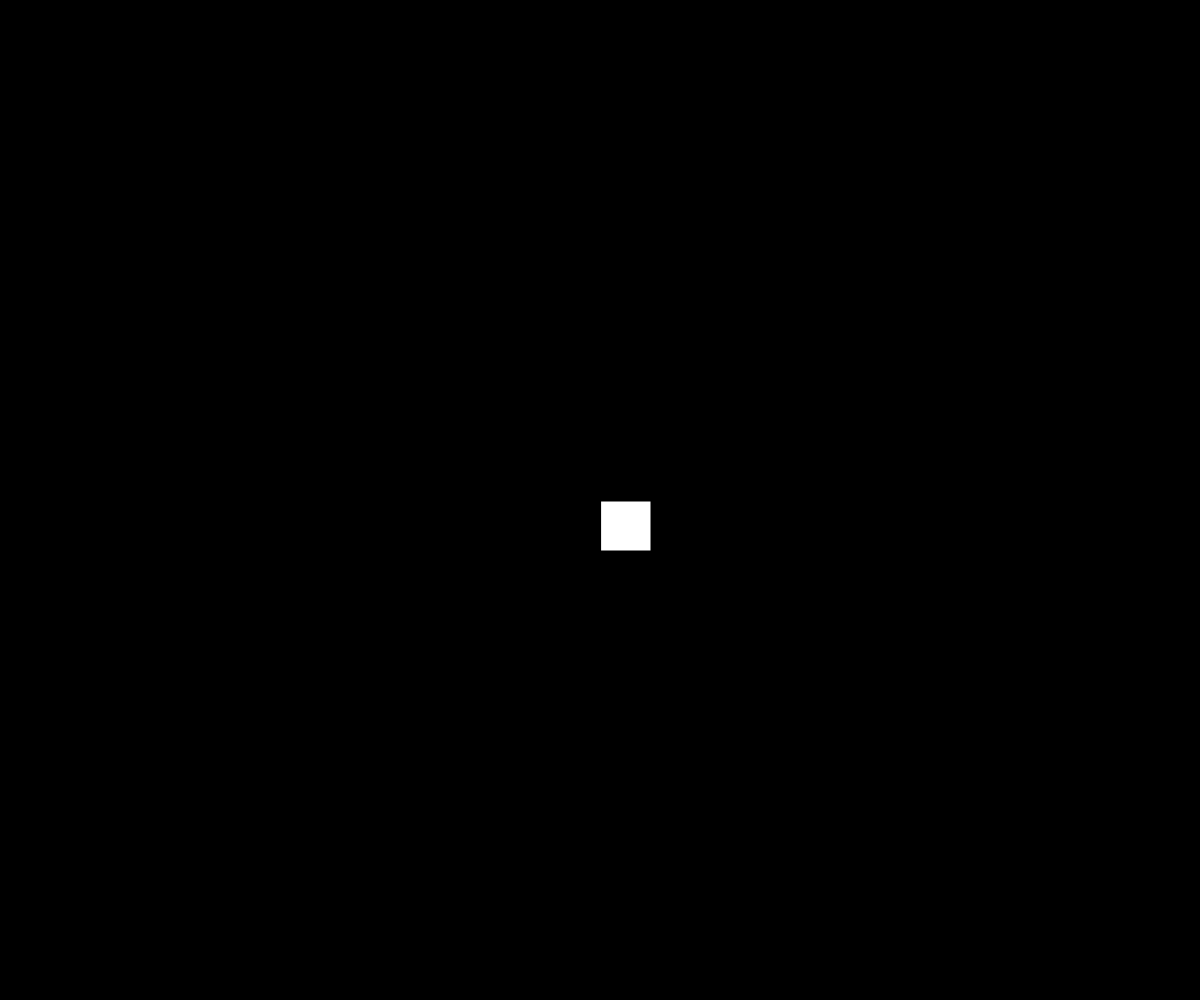
Frame 1 (no input)
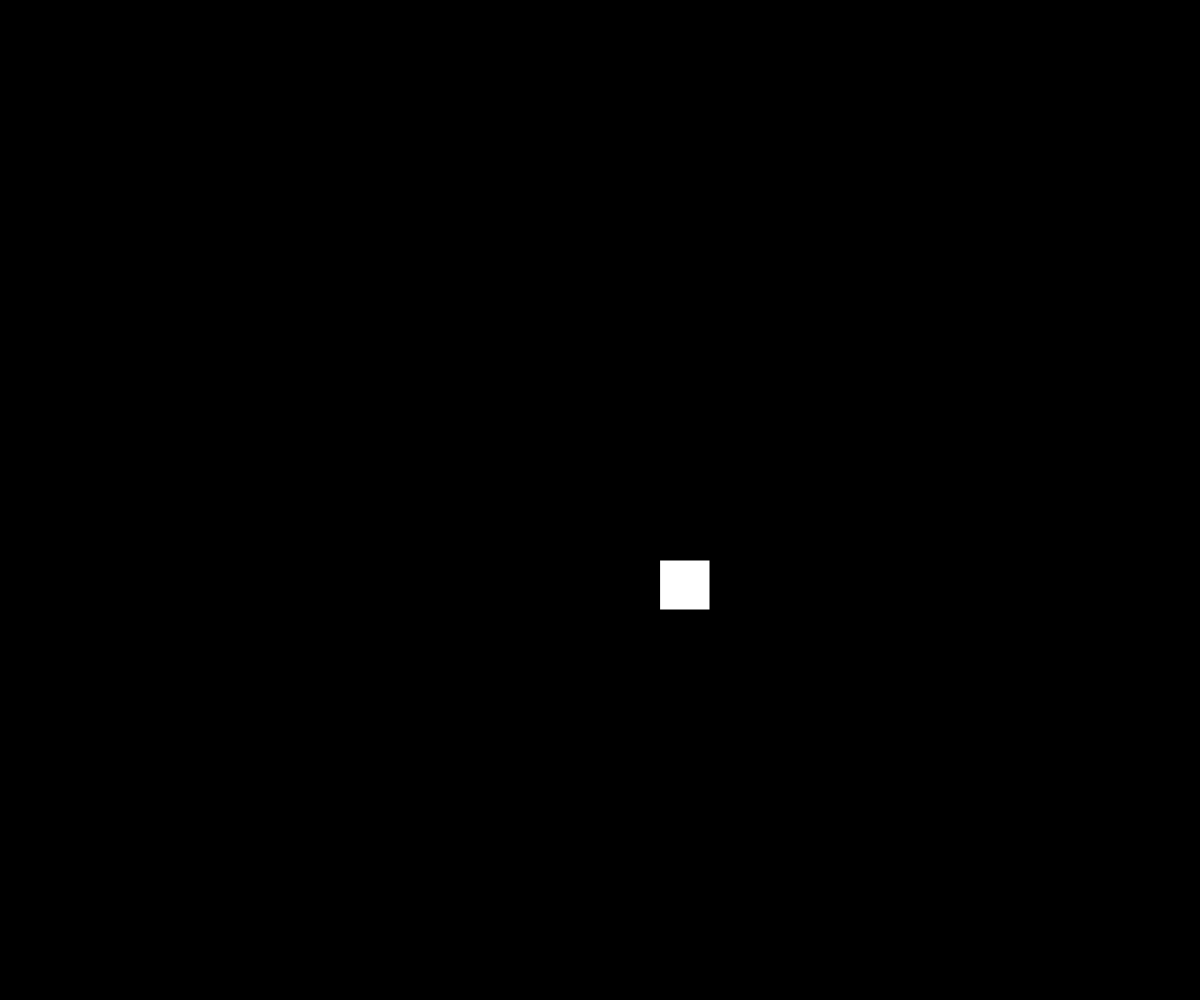
Frame 60 (no input)
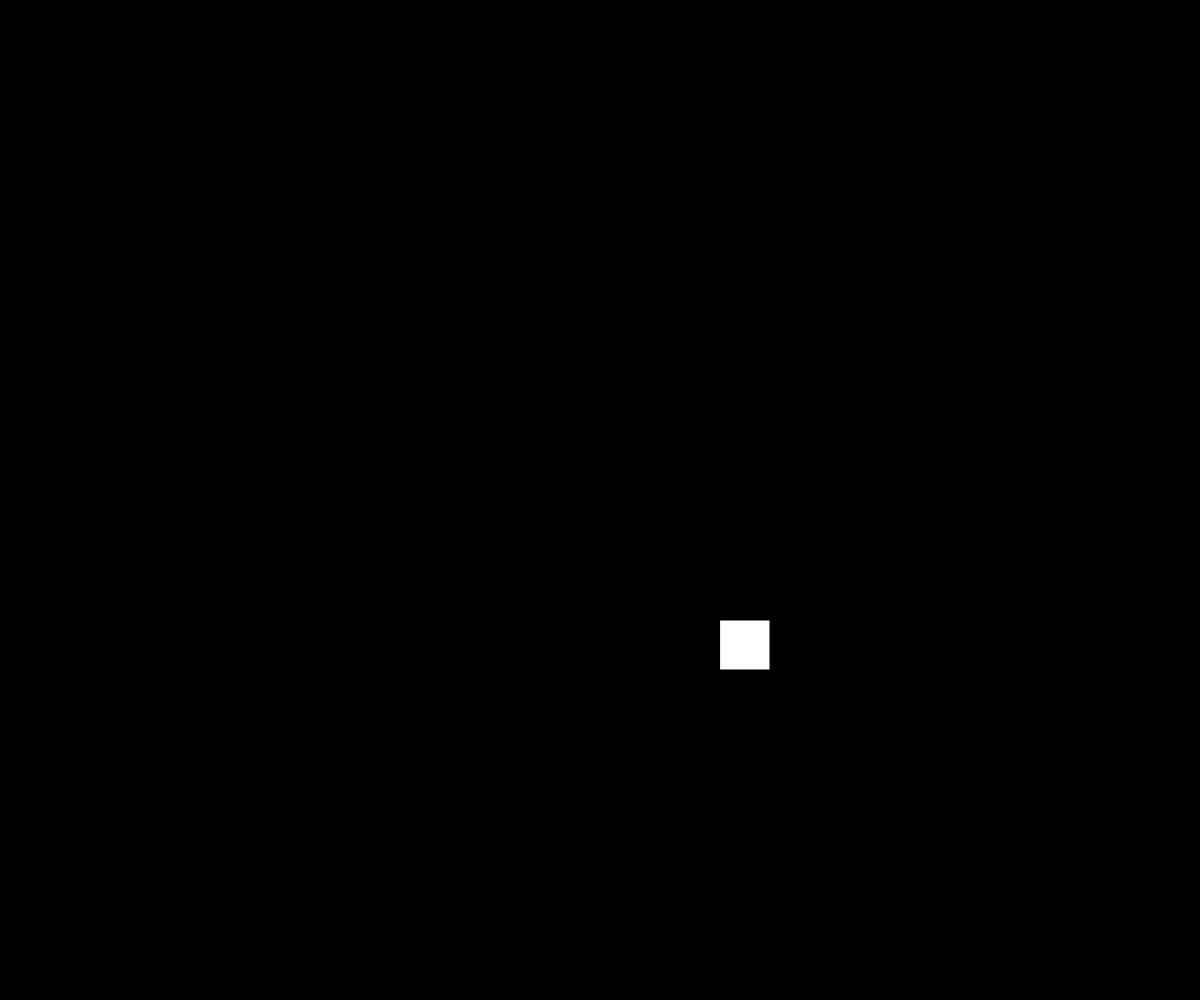
Frame 120 (the mouse pressed at the canvas centre since frame 60)

The p5.js sketch that drew these frames (run headless with seeded random() and noise() and a simulated clock; from frame 60 on, the mouse is pressed at the canvas centre):

// p5.js sketch
// ── sketch.js
var square;
var score = 0;
var timer = 30;

function setup() {
    createCanvas(windowWidth, windowHeight);
    background(0);
    square = new Target();
    textSize(32);
    setInterval(myTimer, 1000);
}

function myTimer() {
    timer -= 1;
}

function draw() {
    background(0);
    square.move();
    square.display();
    text("score: " + score, 50, windowHeight - 50);
    text("Timer: " + timer, windowWidth - 200, windowHeight - 50)
}

function windowResized() {
    resizeCanvas(windowWidth, windowHeight);
    background(0);
    textSize(32);
    text("score: " + score, 50, windowHeight - 50);
    text("Timer: " + timer, windowWidth - 150, windowHeight - 50)
}

function Target(){
    this.x = width/2;
    this.y = height/2;
    this.maxSpeed = 15;
    this.diameter = 50;
    this.variation = 0.01;
    this.Xspeed = 1;
    this.Yspeed = 1;

    this.move = function() {

        if (this.x > windowWidth - this.diameter) {
            //add slight variation
            this.Xspeed *= -1;
            this.x = windowWidth - this.diameter - 1;
        }
        if (this.x < 0) {
            this.Xspeed *= -1;
            this.x = 1;
        }
        if (this.y > windowHeight - this.diameter) {
            this.Yspeed *= -1;
            this.y = windowHeight - this.diameter -1;
        }
        if (this.y < 0) {
            this.Yspeed *= -1;
            this.y = 1;
        }

        if (mouseX >= this.x && mouseX <= this.x + this.diameter && mouseY >= this.y && mouseY <= this.y + this.diameter ) {
            this.Xspeed *= (1 + random(0, this.variation));
            this.Yspeed *= (1 + random(0, this.variation));
            score++;
        }




        if(this.Xspeed > this.maxSpeed) {
            this.Xspeed = this.maxSpeed;
        }
        if(this.Yspeed > this.maxSpeed) {
            this.Yspeed = this.maxSpeed;
        }
        this.x += this.Xspeed;
        this.y += this.Yspeed;
    };

    this.display = function() {
        rect(this.x, this.y, this.diameter, this.diameter);
    }
}
